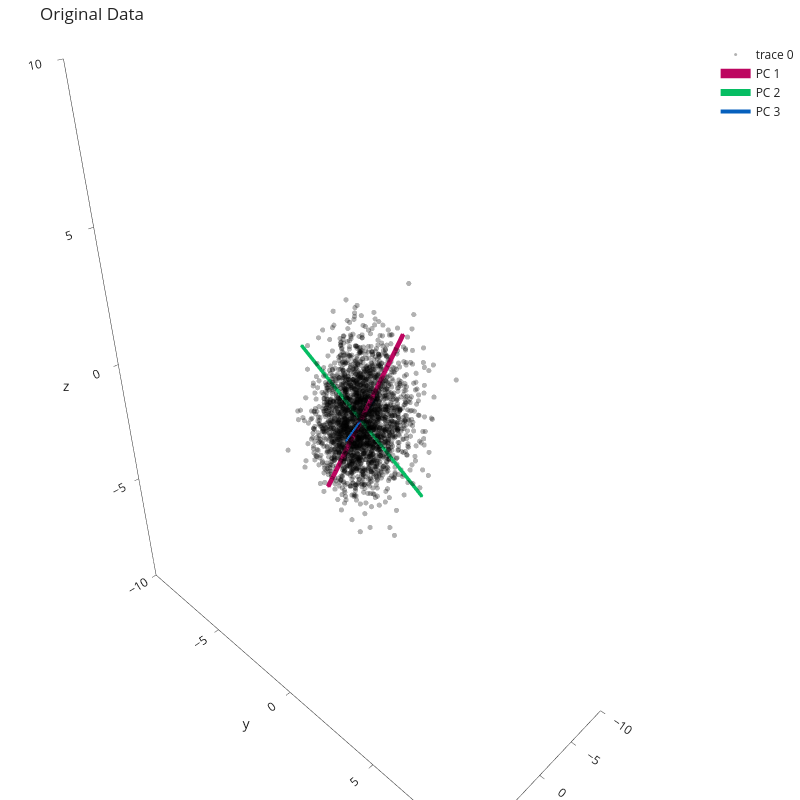

The code cell stored with this chart in its notebook:
### Code cell
pca = PCA(n_components=3).fit(X)

fig = go.Figure(data = [
    go.Scatter3d(x = X[:, 0], y=X[:, 1], z=X[:, 2], opacity = 0.3, mode = 'markers', marker=dict(size=3, color="black")),
    get_principal_component(pca, 1),
    get_principal_component(pca, 2),
    get_principal_component(pca, 3)
]).update_layout(width=800, height=800, title="Original Data", 
                scene = scene_dict).show()

### Figure 1 — Plotly figure (JSON) as saved in the notebook; plotly's stock layout.template omitted (floating-point values rounded to 4 significant figures; data arrays with more than 128 entries replaced by an {"elided": "..."} marker saying what was removed)
{"data": [{"marker": {"color": "black", "size": 3}, "mode": "markers", "opacity": 0.3, "type": "scatter3d", "x": {"elided": "2500 float values"}, "y": {"elided": "2500 float values"}, "z": {"elided": "2500 float values"}}, {"line": {"color": "rgb(189,6,96)", "width": 9.404}, "marker": {"color": "rgb(189,6,96)", "size": 1}, "name": "PC 1", "type": "scatter3d", "x": [-0.8388, 0.8388], "y": [-2.359, 2.359], "z": [-3.98, 3.98]}, {"line": {"color": "rgb(6,189,99)", "width": 7.072}, "marker": {"color": "rgb(6,189,99)", "size": 1}, "name": "PC 2", "type": "scatter3d", "x": [0.4494, -0.4494], "y": [-3.058, 3.058], "z": [1.718, -1.718]}, {"line": {"color": "rgb(6,96,189)", "width": 3.969}, "marker": {"color": "rgb(6,96,189)", "size": 1}, "name": "PC 3", "type": "scatter3d", "x": [1.936, -1.936], "y": [0.04148, -0.04148], "z": [-0.4327, 0.4327]}], "layout": {"height": 800, "scene": {"xaxis": {"range": [-10, 10]}, "yaxis": {"range": [-10, 10]}, "zaxis": {"range": [-10, 10]}}, "title": {"text": "Original Data"}, "width": 800}}
